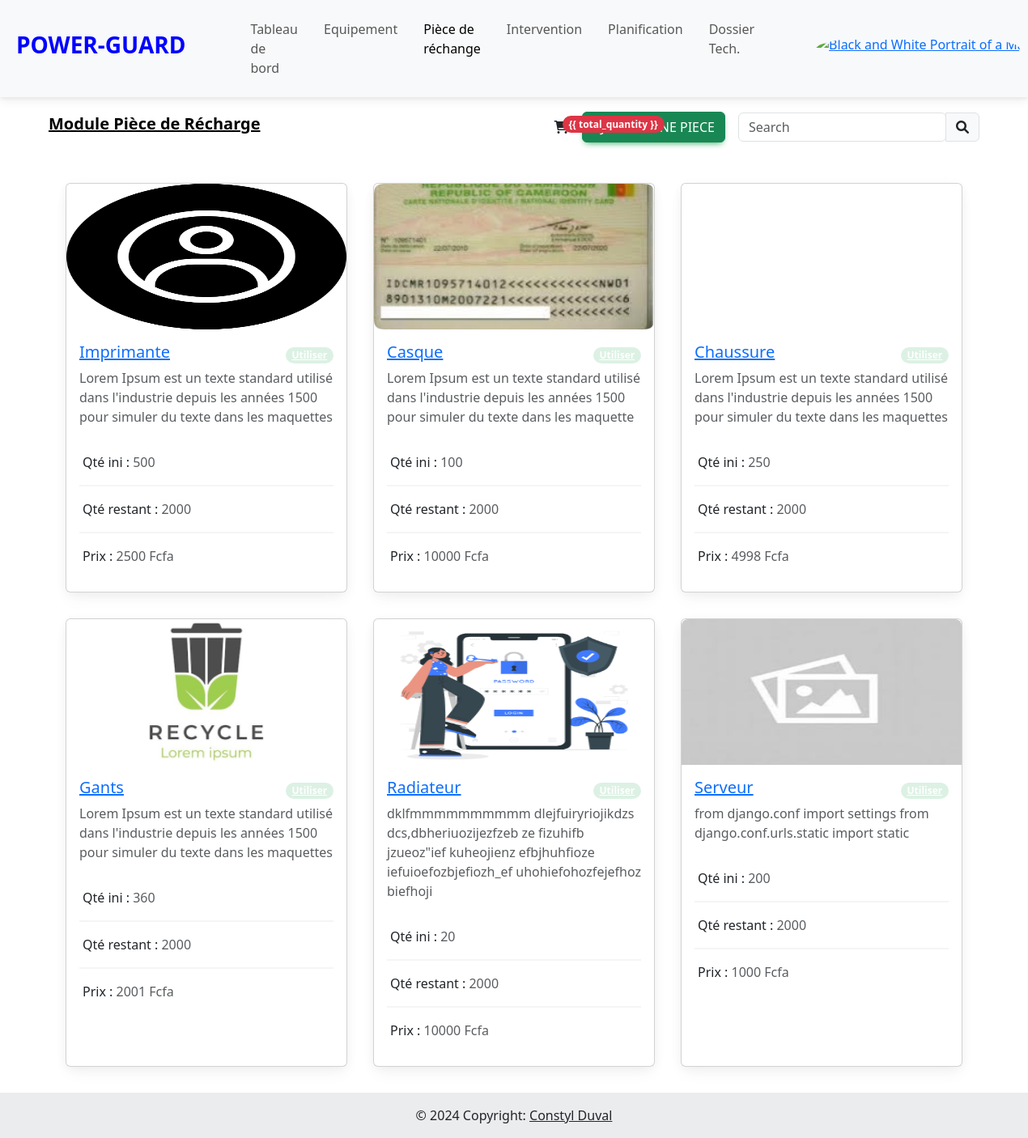
Before: /piece (signed in) with the older database file.
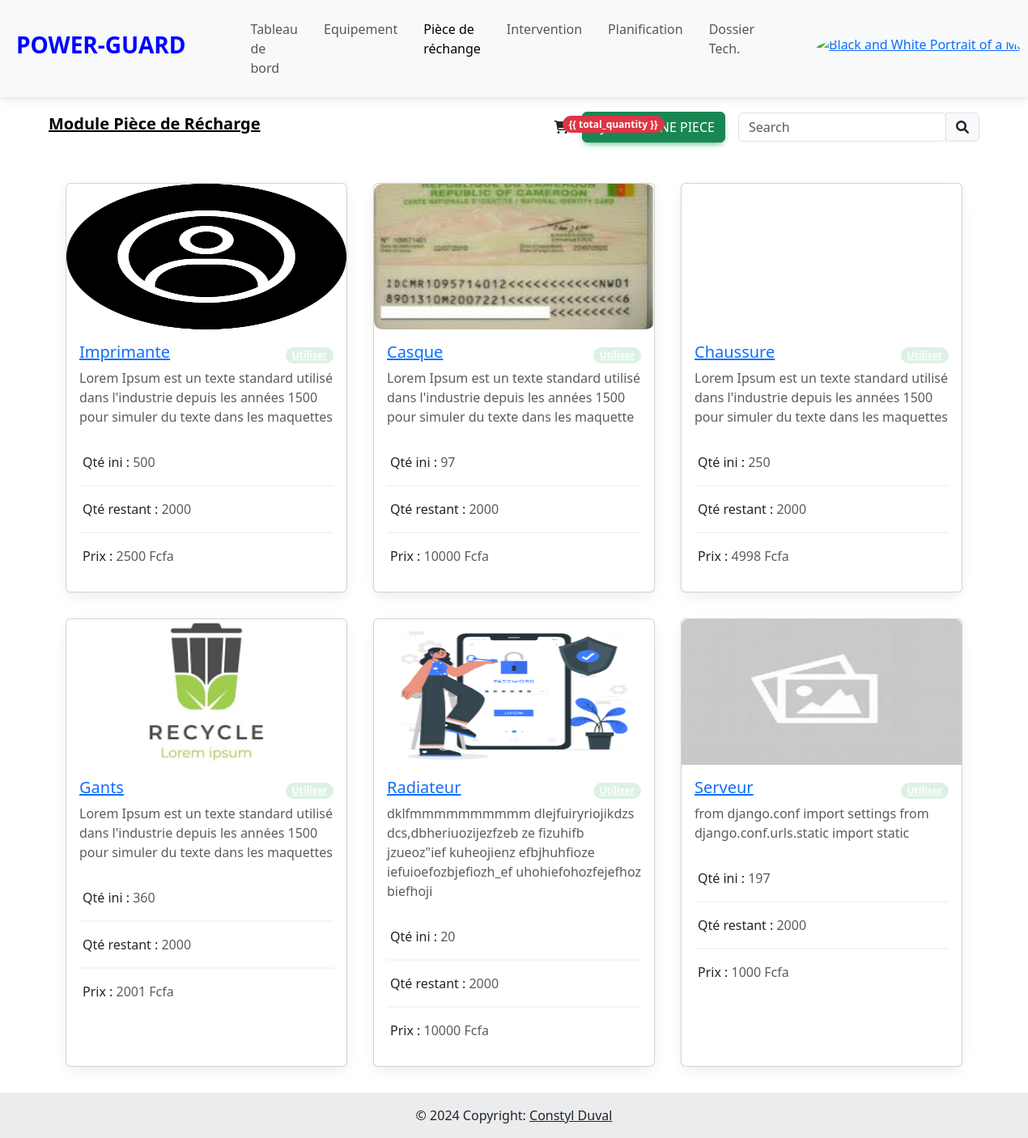
After: the same page with the newer database file.
### eneo_pages/models.py (models this page shows, shortened)
class Pièce(models.Model):
    nom=models.CharField(max_length=100)
    description = models.TextField()
    photo = models.ImageField(upload_to="image", blank=True, null=True)
    quantité_disponible = models.IntegerField()
    fournisseur=models.CharField(max_length=100, blank=True, null=True)
    prix_unitaire = models.IntegerField()
    date_création=models.DateTimeField(auto_now_add=True)
    date_modification=models.DateTimeField(auto_now=True)

### eneo_pages/views.py (the view)
# urls.py: path("piece", views.piece, name="piece"),
@login_required
def piece(request):
    context = {}
    q = request.GET.get("q")
    base_queryset = Pièce.objects.all()
    if q:
        s = PièceDocument.search().query(
            ESQ("multi_match",
                query=q,
                fields=['nom', 'description', 'fournisseur']
            )
        )
        es_results = s.to_queryset()
        db_results = base_queryset.filter(
            Q(nom__icontains=q) |
            Q(description__icontains=q) |
            Q(fournisseur__icontains=q)
        )
        liste_piece = (es_results & base_queryset) | db_results
    else:
        liste_piece = base_queryset
    context["liste_piece"] = liste_piece.distinct()
    return render(request, "pages/piece/piece.html", context)

### eneo_pages/context_processor.py (called while the page is built)
def piece_rechange(request):
    return{'piece_rechange': Session(request)}

### eneo_pages/templates/pages/piece/piece.html
{% extends "../../base/base.html" %}
{% load static %}
{% block body %}
    {% url 'ajouter_piece' as ajouter_piece_url %}
    {% url 'view_cart' as view_cart_url %}
    {% include "../../base/navbar2.html" with title='<a href="#" style="color: black;">Module Pièce de Récharge</a>' button='<button type="button" hx-get="'|add:ajouter_piece_url|add:'" hx-target="#dialog" class="btn btn-success me-3">Ajouter une piece</button>' button2='<a class="text-reset me-3" type="button" hx-get="'|add:view_cart_url|add:'"  hx-target="#dialog"><i class="fa-solid fa-cart-shopping"></i><span id="cart-quantity" class="badge rounded-pill badge-notification bg-danger">{{ total_quantity }}</span></a>' %}
    <div class="container">
        <div class="row py-3">
          {% if liste_piece %}
            {% for piece in liste_piece %}
            <div class="col-12 col-md-6 col-lg-4 col-xl-4 py-3 px-3 fade-out-up">
              <div class="card h-100 fade-out-up">
                <a  href="{% url 'detail_piece' piece.id %}" hx-get="{% url 'detail_piece' piece.id %}" hx-target="#dialog" hx-swap="innerHTML" data-mdb-toggle="modal">
                    <div class="bg-image hover-zoom">
                        <img src="{% if piece.photo %}{{ piece.photo.url }}{% else %}/static/img/empty.jpg{% endif %}" class="card-img-top" alt="Image Description" style="height: 180px;"/>
                    </div>
                    <div class="card-body">
                      <div class="d-flex justify-content-between align-items-center">
                        <h5 class="card-title">{{piece.nom|capfirst}}</h5>
                        <a class="badge rounded-pill badge-success" href="{% url 'add_to_cart' piece.id %}">Utiliser</a>
                      </div>
                      <p class="card-text text-muted">{{piece.description|truncatewords:20}}</p>
                      <ul class="list-group list-group-light">
                        <li class="list-group-item px-1">Qté ini : <span class="text-muted">{{piece.quantité_disponible}}</span></li>
                        <li class="list-group-item px-1">Qté restant : <span class="text-muted">2000</span></li>
                        <li class="list-group-item px-1">Prix : <span class="text-muted">{{piece.prix_unitaire}} Fcfa</span></li>
                      </ul>
                    </div>
                </a>
              </div>
            </div>
            {% endfor %}
            {% else %}
            <div class="text-center">
              <img src="{% static 'img/empty.gif' %}" alt="" style="height: 200px; width: 200px;" srcset="">
              <p colspan="9">Aucune pièce de rechange.</p>
            </div>
          {% endif %}
        </div>
    </div>
{% endblock %}

Changed rows visible on the page:
changed Pièce "Casque": quantité_disponible "100" → "97"
changed Pièce "Serveur": quantité_disponible "200" → "197"
